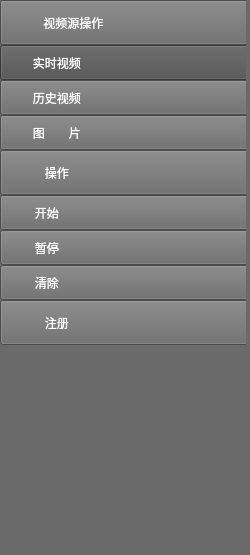
<?xml version="1.0" encoding="UTF-8"?>
<ui version="4.0">
 <class>Left</class>
 <widget class="QWidget" name="Left">
  <property name="geometry">
   <rect>
    <x>0</x>
    <y>0</y>
    <width>250</width>
    <height>555</height>
   </rect>
  </property>
  <property name="minimumSize">
   <size>
    <width>250</width>
    <height>0</height>
   </size>
  </property>
  <property name="maximumSize">
   <size>
    <width>304</width>
    <height>16777215</height>
   </size>
  </property>
  <property name="windowTitle">
   <string>Left</string>
  </property>
  <property name="styleSheet">
   <string notr="true">background-color: rgb(106, 106, 106);</string>
  </property>
  <layout class="QGridLayout" name="gridLayout">
   <property name="leftMargin">
    <number>0</number>
   </property>
   <property name="topMargin">
    <number>0</number>
   </property>
   <property name="rightMargin">
    <number>4</number>
   </property>
   <property name="bottomMargin">
    <number>0</number>
   </property>
   <property name="spacing">
    <number>0</number>
   </property>
   <item row="0" column="0">
    <widget class="QFrame" name="frame">
     <property name="styleSheet">
      <string notr="true">background-color: rgb(106, 106, 106);</string>
     </property>
     <layout class="QVBoxLayout" name="verticalLayout">
      <property name="spacing">
       <number>0</number>
      </property>
      <property name="leftMargin">
       <number>0</number>
      </property>
      <property name="topMargin">
       <number>0</number>
      </property>
      <property name="rightMargin">
       <number>0</number>
      </property>
      <property name="bottomMargin">
       <number>0</number>
      </property>
      <item>
       <widget class="QPushButton" name="pushButton">
        <property name="minimumSize">
         <size>
          <width>250</width>
          <height>45</height>
         </size>
        </property>
        <property name="maximumSize">
         <size>
          <width>250</width>
          <height>45</height>
         </size>
        </property>
        <property name="styleSheet">
         <string notr="true">font: 12pt &quot;微软雅黑&quot;;
color: rgb(255, 255, 255);
border-image: url(:/images/btnbg1.PNG);
border-color: rgb(191, 191, 191);</string>
        </property>
        <property name="text">
         <string>视频源操作                               </string>
        </property>
       </widget>
      </item>
      <item>
       <widget class="QPushButton" name="cameraStartBtn">
        <property name="minimumSize">
         <size>
          <width>250</width>
          <height>35</height>
         </size>
        </property>
        <property name="maximumSize">
         <size>
          <width>250</width>
          <height>16777215</height>
         </size>
        </property>
        <property name="cursor">
         <cursorShape>PointingHandCursor</cursorShape>
        </property>
        <property name="whatsThis">
         <string>&lt;html&gt;&lt;head/&gt;&lt;body&gt;&lt;p&gt;&lt;br/&gt;&lt;/p&gt;&lt;/body&gt;&lt;/html&gt;</string>
        </property>
        <property name="layoutDirection">
         <enum>Qt::LeftToRight</enum>
        </property>
        <property name="styleSheet">
         <string notr="true">font: 10pt &quot;微软雅黑&quot;;
background-color: rgb(80, 80, 80);
color: rgb(255, 255, 255);
border-image: url(:/images/btnbg2.PNG);</string>
        </property>
        <property name="text">
         <string>实时视频                                         </string>
        </property>
       </widget>
      </item>
      <item>
       <widget class="QPushButton" name="videoChooseBtn">
        <property name="minimumSize">
         <size>
          <width>250</width>
          <height>35</height>
         </size>
        </property>
        <property name="maximumSize">
         <size>
          <width>250</width>
          <height>16777215</height>
         </size>
        </property>
        <property name="cursor">
         <cursorShape>PointingHandCursor</cursorShape>
        </property>
        <property name="styleSheet">
         <string notr="true">font: 10pt &quot;微软雅黑&quot;;
border-image: url(:/images/btnbg2.PNG);
color: rgb(255, 255, 255);</string>
        </property>
        <property name="text">
         <string>历史视频                                         </string>
        </property>
       </widget>
      </item>
      <item>
       <widget class="QPushButton" name="imgChooseBtn">
        <property name="minimumSize">
         <size>
          <width>250</width>
          <height>35</height>
         </size>
        </property>
        <property name="maximumSize">
         <size>
          <width>250</width>
          <height>16777215</height>
         </size>
        </property>
        <property name="cursor">
         <cursorShape>PointingHandCursor</cursorShape>
        </property>
        <property name="styleSheet">
         <string notr="true">font: 10pt &quot;微软雅黑&quot;;
border-image: url(:/images/btnbg2.PNG);
color: rgb(255, 255, 255);</string>
        </property>
        <property name="text">
         <string>图　　片                                         </string>
        </property>
       </widget>
      </item>
      <item>
       <widget class="QPushButton" name="pushButton_2">
        <property name="minimumSize">
         <size>
          <width>250</width>
          <height>45</height>
         </size>
        </property>
        <property name="maximumSize">
         <size>
          <width>250</width>
          <height>45</height>
         </size>
        </property>
        <property name="styleSheet">
         <string notr="true">font: 12pt &quot;微软雅黑&quot;;
color: rgb(255, 255, 255);
border-image: url(:/images/btnbg1.PNG);
border-color: rgb(191, 191, 191);</string>
        </property>
        <property name="text">
         <string>操作                                         </string>
        </property>
       </widget>
      </item>
      <item>
       <widget class="QPushButton" name="videoStartBtn">
        <property name="minimumSize">
         <size>
          <width>250</width>
          <height>35</height>
         </size>
        </property>
        <property name="maximumSize">
         <size>
          <width>250</width>
          <height>16777215</height>
         </size>
        </property>
        <property name="cursor">
         <cursorShape>PointingHandCursor</cursorShape>
        </property>
        <property name="autoFillBackground">
         <bool>false</bool>
        </property>
        <property name="styleSheet">
         <string notr="true">font: 10pt &quot;微软雅黑&quot;;
color: rgb(255, 255, 255);
border-image: url(:/images/btnbg2.PNG);</string>
        </property>
        <property name="text">
         <string>开始                                               </string>
        </property>
       </widget>
      </item>
      <item>
       <widget class="QPushButton" name="videoPauseBtn">
        <property name="minimumSize">
         <size>
          <width>250</width>
          <height>35</height>
         </size>
        </property>
        <property name="maximumSize">
         <size>
          <width>250</width>
          <height>16777215</height>
         </size>
        </property>
        <property name="cursor">
         <cursorShape>PointingHandCursor</cursorShape>
        </property>
        <property name="styleSheet">
         <string notr="true">font: 10pt &quot;微软雅黑&quot;;
border-image: url(:/images/btnbg2.PNG);
color: rgb(255, 255, 255);</string>
        </property>
        <property name="text">
         <string>暂停                                               </string>
        </property>
       </widget>
      </item>
      <item>
       <widget class="QPushButton" name="videoClearBtn">
        <property name="minimumSize">
         <size>
          <width>250</width>
          <height>35</height>
         </size>
        </property>
        <property name="maximumSize">
         <size>
          <width>250</width>
          <height>16777215</height>
         </size>
        </property>
        <property name="cursor">
         <cursorShape>PointingHandCursor</cursorShape>
        </property>
        <property name="styleSheet">
         <string notr="true">font: 10pt &quot;微软雅黑&quot;;
border-image: url(:/images/btnbg2.PNG);
color: rgb(255, 255, 255);</string>
        </property>
        <property name="text">
         <string>清除                                               </string>
        </property>
       </widget>
      </item>
      <item>
       <widget class="QPushButton" name="registBtn">
        <property name="minimumSize">
         <size>
          <width>250</width>
          <height>45</height>
         </size>
        </property>
        <property name="maximumSize">
         <size>
          <width>250</width>
          <height>45</height>
         </size>
        </property>
        <property name="cursor">
         <cursorShape>PointingHandCursor</cursorShape>
        </property>
        <property name="styleSheet">
         <string notr="true">font: 12pt &quot;微软雅黑&quot;;
color: rgb(255, 255, 255);
border-image: url(:/images/btnbg1.PNG);
border-color: rgb(191, 191, 191);</string>
        </property>
        <property name="text">
         <string>注册                                         </string>
        </property>
       </widget>
      </item>
      <item>
       <spacer name="verticalSpacer">
        <property name="orientation">
         <enum>Qt::Vertical</enum>
        </property>
        <property name="sizeHint" stdset="0">
         <size>
          <width>20</width>
          <height>40</height>
         </size>
        </property>
       </spacer>
      </item>
     </layout>
    </widget>
   </item>
  </layout>
 </widget>
 <layoutdefault spacing="6" margin="11"/>
 <resources/>
 <connections/>
</ui>
